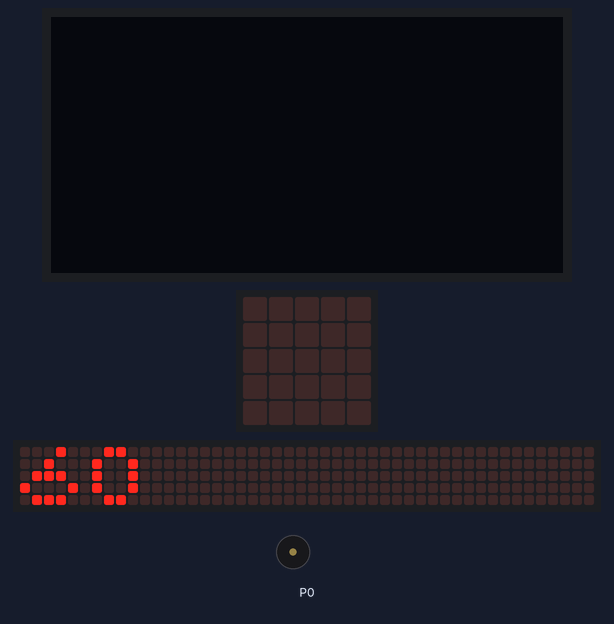
A program run on a simulated BBC micro:bit (MakeCode). Parts: 128×64 one-colour display, the board's 5×5 LED display, a strip that is not on the board, showing the scrolling text unrolled, buzzer (waves = sounding). The 48×5 strip is a reading aid, not a part: it shows the text the display is scrolling, unrolled, one strip-width of it at a time.

Above: at 2.5 s.
At 21.65 s:
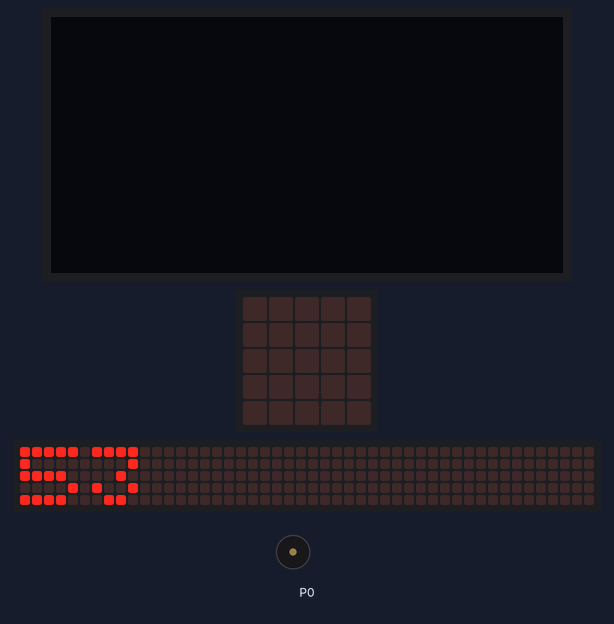
At 29.86 s:
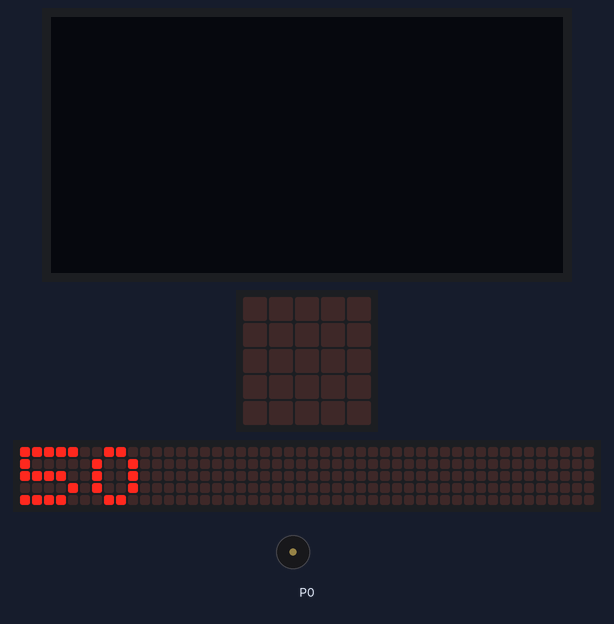
At 38.14 s:
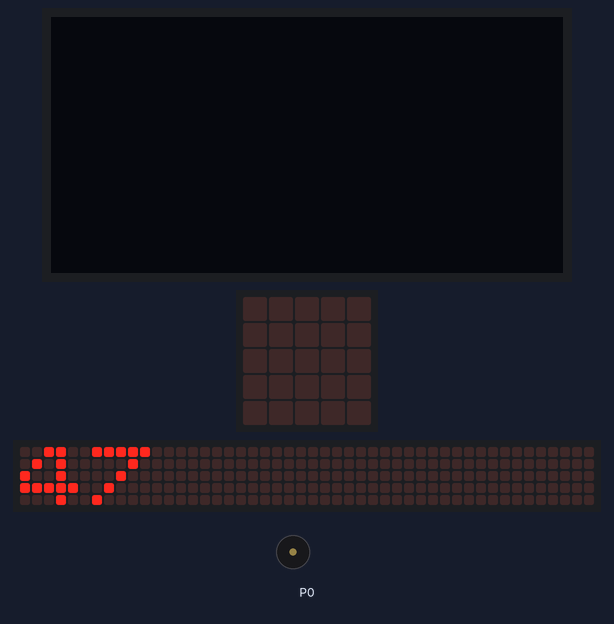
Timing chart, 0 to 39.8 s (numbered marks = the images above):
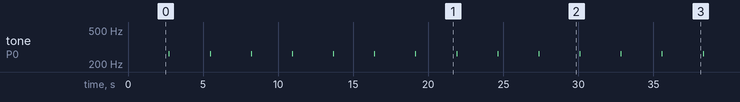

The program:

main.ts
```typescript
OLED.init(128, 64)
for (let index = 0; index <= 59; index++) {
    basic.showNumber(60 - index)
    music.play(music.tonePlayable(262, music.beat(BeatFraction.Sixteenth)), music.PlaybackMode.UntilDone)
}
basic.pause(500)
music.play(music.tonePlayable(523, music.beat(BeatFraction.Whole)), music.PlaybackMode.UntilDone)
```

test.ts
```typescript
// 在此处测试；当此软件包作为插件使用时，将不会编译此软件包。
```

Measured:
- by itself, tone on P0: alternates 262 Hz for 0.03 s and silent for 2.7 s
- what the display in image 0 shows lasts 0.4 s, from 2.3 s to 2.7 s
